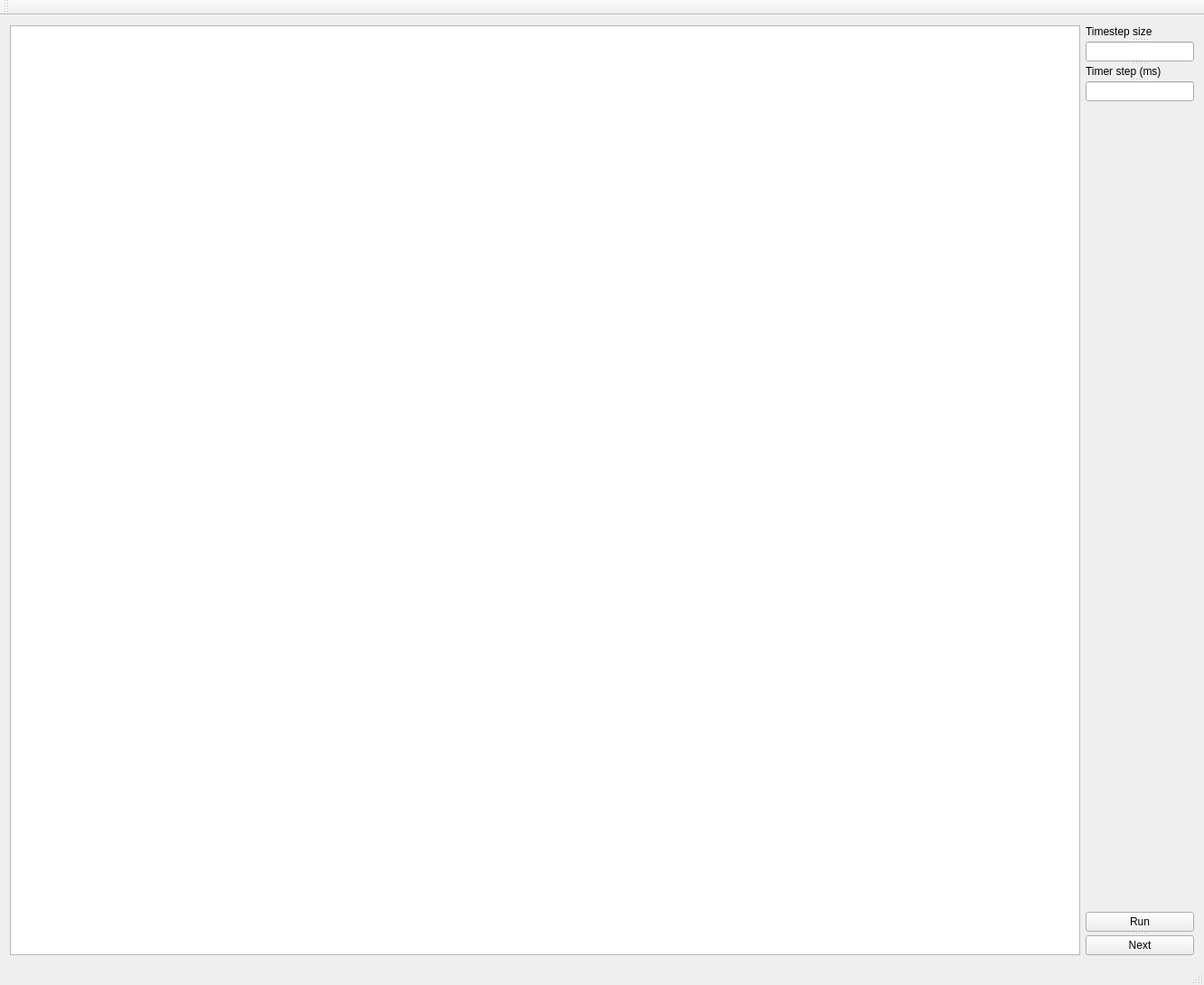
<?xml version="1.0" encoding="UTF-8"?>
<ui version="4.0">
 <class>MainWindow</class>
 <widget class="QMainWindow" name="MainWindow">
  <property name="geometry">
   <rect>
    <x>0</x>
    <y>0</y>
    <width>1332</width>
    <height>1090</height>
   </rect>
  </property>
  <property name="sizePolicy">
   <sizepolicy hsizetype="Preferred" vsizetype="Preferred">
    <horstretch>0</horstretch>
    <verstretch>0</verstretch>
   </sizepolicy>
  </property>
  <property name="windowTitle">
   <string>MainWindow</string>
  </property>
  <widget class="QWidget" name="centralWidget">
   <layout class="QGridLayout" name="gridLayout">
    <item row="0" column="0" rowspan="3">
     <widget class="MPMView" name="view">
      <property name="foregroundBrush">
       <brush brushstyle="NoBrush">
        <color alpha="255">
         <red>0</red>
         <green>0</green>
         <blue>0</blue>
        </color>
       </brush>
      </property>
      <property name="sceneRect">
       <rectf>
        <x>0.000000000000000</x>
        <y>0.000000000000000</y>
        <width>1000.000000000000000</width>
        <height>1000.000000000000000</height>
       </rectf>
      </property>
      <property name="renderHints">
       <set>QPainter::Antialiasing|QPainter::HighQualityAntialiasing|QPainter::TextAntialiasing</set>
      </property>
      <property name="resizeAnchor">
       <enum>QGraphicsView::NoAnchor</enum>
      </property>
     </widget>
    </item>
    <item row="0" column="1">
     <widget class="QSplitter" name="splitter">
      <property name="sizePolicy">
       <sizepolicy hsizetype="Preferred" vsizetype="Maximum">
        <horstretch>0</horstretch>
        <verstretch>0</verstretch>
       </sizepolicy>
      </property>
      <property name="orientation">
       <enum>Qt::Vertical</enum>
      </property>
      <widget class="QLabel" name="label">
       <property name="text">
        <string>Timestep size</string>
       </property>
      </widget>
      <widget class="QLineEdit" name="timestep"/>
      <widget class="QLabel" name="label_2">
       <property name="text">
        <string>Timer step (ms)</string>
       </property>
      </widget>
      <widget class="QLineEdit" name="timer_step"/>
     </widget>
    </item>
    <item row="1" column="1">
     <spacer name="verticalSpacer">
      <property name="orientation">
       <enum>Qt::Vertical</enum>
      </property>
      <property name="sizeHint" stdset="0">
       <size>
        <width>120</width>
        <height>846</height>
       </size>
      </property>
     </spacer>
    </item>
    <item row="2" column="1">
     <widget class="QSplitter" name="splitter_2">
      <property name="sizePolicy">
       <sizepolicy hsizetype="Preferred" vsizetype="Maximum">
        <horstretch>0</horstretch>
        <verstretch>0</verstretch>
       </sizepolicy>
      </property>
      <property name="orientation">
       <enum>Qt::Vertical</enum>
      </property>
      <widget class="QPushButton" name="run">
       <property name="text">
        <string>Run</string>
       </property>
       <property name="checkable">
        <bool>true</bool>
       </property>
       <property name="autoDefault">
        <bool>false</bool>
       </property>
       <property name="default">
        <bool>false</bool>
       </property>
       <property name="flat">
        <bool>false</bool>
       </property>
      </widget>
      <widget class="QPushButton" name="next">
       <property name="text">
        <string>Next</string>
       </property>
      </widget>
     </widget>
    </item>
   </layout>
   <zorder>splitter</zorder>
   <zorder>splitter_2</zorder>
   <zorder>view</zorder>
   <zorder>verticalSpacer</zorder>
  </widget>
  <widget class="QMenuBar" name="menuBar">
   <property name="geometry">
    <rect>
     <x>0</x>
     <y>0</y>
     <width>1332</width>
     <height>22</height>
    </rect>
   </property>
  </widget>
  <widget class="QToolBar" name="mainToolBar">
   <attribute name="toolBarArea">
    <enum>TopToolBarArea</enum>
   </attribute>
   <attribute name="toolBarBreak">
    <bool>false</bool>
   </attribute>
  </widget>
  <widget class="QStatusBar" name="statusBar"/>
 </widget>
 <layoutdefault spacing="6" margin="11"/>
 <customwidgets>
  <customwidget>
   <class>MPMView</class>
   <extends>QGraphicsView</extends>
   <header>MPMView.h</header>
  </customwidget>
 </customwidgets>
 <resources/>
 <connections/>
</ui>
